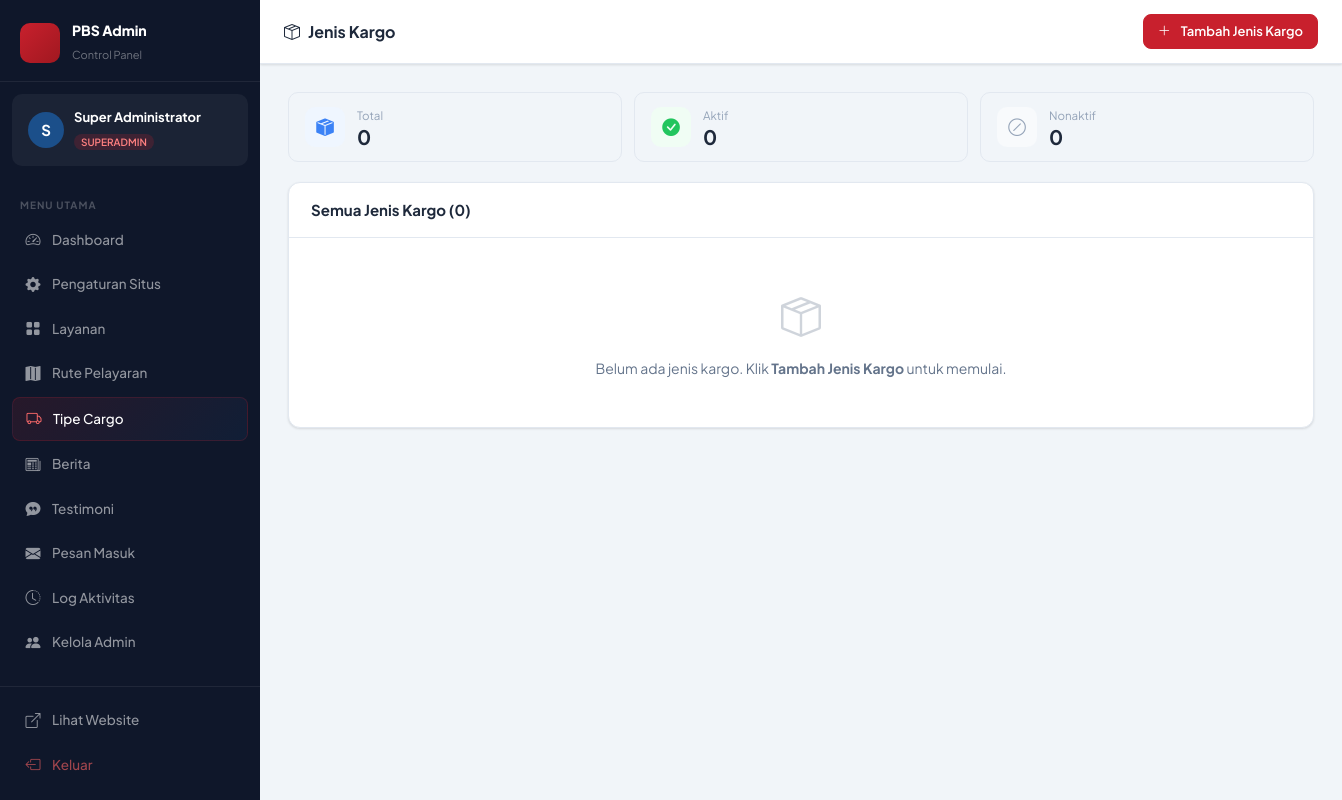
/admin/cargo_types.php (signed in), run on an earlier commit of the app's database.
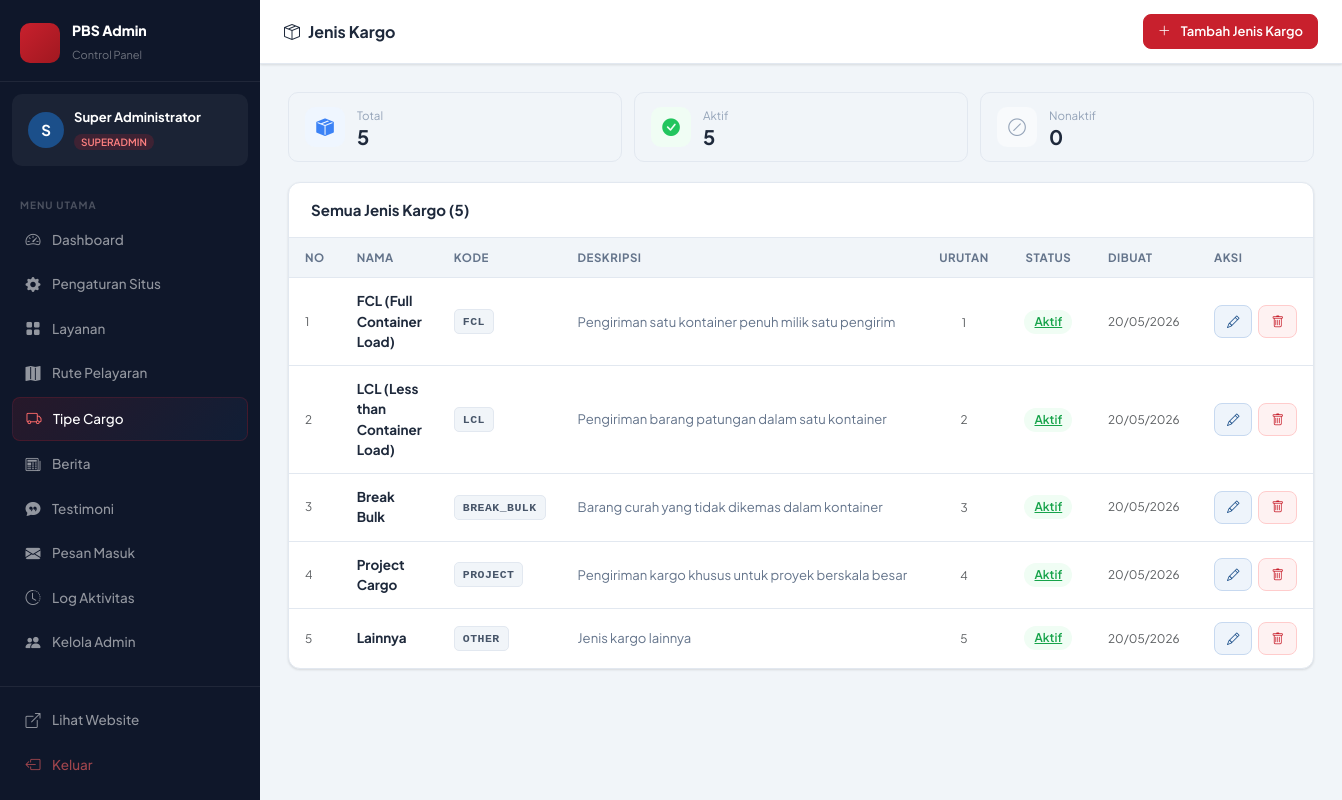
And on a later commit of the database.
### tables this page shows
CREATE TABLE `cargo_types`  (
  `id` int NOT NULL AUTO_INCREMENT,
  `name` varchar(100) NOT NULL,
  `code` varchar(50) NOT NULL,
  `description` text NULL,
  `is_active` tinyint(1) NOT NULL DEFAULT 1,
  `sort_order` int NOT NULL DEFAULT 0,
  `created_at` timestamp NOT NULL DEFAULT current_timestamp,
  PRIMARY KEY (`id`) USING BTREE,
  UNIQUE INDEX `uq_cargo_code`(`code` ASC) USING BTREE
);

### includes/auth.php (called while the page is built, shortened)
<?php
function currentAdmin(): array {
    return [
        'id'       => $_SESSION['admin_id']       ?? 0,
        'username' => $_SESSION['admin_username']  ?? '',
        'name'     => $_SESSION['admin_name']      ?? '',
        'role'     => $_SESSION['admin_role']      ?? '',
        'avatar'   => $_SESSION['admin_avatar']    ?? null,
    ];
}

### admin/cargo_types.php (the view, shortened to what this page needs)
<?php
require_once dirname(__DIR__) . '/includes/auth.php';
$pdo   = getPDO();
$allTypes = $pdo->query("SELECT * FROM cargo_types ORDER BY sort_order ASC, name ASC")->fetchAll();
?>
<!DOCTYPE html>
<html lang="id">
<head>
    <link rel="stylesheet" href="https://cdn.jsdelivr.net/npm/bootstrap@5.3.3/dist/css/bootstrap.min.css">
    <link rel="stylesheet" href="https://cdn.jsdelivr.net/npm/bootstrap-icons@1.11.3/font/bootstrap-icons.min.css">
    <link rel="stylesheet" href="<?= BASE_URL ?>/admin/assets/admin.css">
</head>
<body>
<div class="adm-layout">
    <?php include __DIR__ . '/includes/sidebar.php'; ?>
    <div class="adm-main">
        <div class="adm-topbar">
            <div class="topbar-title"><i class="bi bi-box-seam me-2"></i>Jenis Kargo</div>
            <div class="topbar-actions">
                <button class="topbar-btn btn-primary-adm" onclick="openModal()">
                    <i class="bi bi-plus-lg me-1"></i>
                    <span class="d-none d-sm-inline">Tambah Jenis Kargo</span>
                </button>
            </div>
        </div>
        <div class="adm-content">
            <?php
            $totalAll    = count($allTypes);
            $totalActive = count(array_filter($allTypes, fn($r) => $r['is_active']));
            $totalInact  = $totalAll - $totalActive;
            ?>
            <div class="cargo-stats">
                <div class="cargo-stat-card">
                    <div class="cargo-stat-icon blue"><i class="bi bi-box-seam-fill"></i></div>
                    <div>
                        <div class="cargo-stat-label">Total</div>
                        <div class="cargo-stat-value"><?= $totalAll ?></div>
                    </div>
                </div>
                <div class="cargo-stat-card">
                    <div class="cargo-stat-icon green"><i class="bi bi-check-circle-fill"></i></div>
                    <div>
                        <div class="cargo-stat-label">Aktif</div>
                        <div class="cargo-stat-value"><?= $totalActive ?></div>
                    </div>
                </div>
                <div class="cargo-stat-card">
                    <div class="cargo-stat-icon gray"><i class="bi bi-slash-circle"></i></div>
                    <div>
                        <div class="cargo-stat-label">Nonaktif</div>
                        <div class="cargo-stat-value"><?= $totalInact ?></div>
                    </div>
                </div>
            </div>
            <div class="adm-card">
                <div class="adm-card-header">
                    <h5>Semua Jenis Kargo (<?= $totalAll ?>)</h5>
                </div>
                <?php if (empty($allTypes)): ?>
                <div class="empty-state">
                    <i class="bi bi-box-seam"></i>
                    <p>Belum ada jenis kargo. Klik <strong>Tambah Jenis Kargo</strong> untuk memulai.</p>
                </div>
                <?php else: ?>
                <div class="table-responsive table-desktop">
                    <table class="adm-table">
                        <thead>
                            <tr>
                                <th style="width:44px">No</th>
                                <th>Nama</th>
                                <th style="width:100px">Kode</th>
                                <th>Deskripsi</th>
                                <th style="width:80px;text-align:center">Urutan</th>
                                <th style="width:100px;text-align:center">Status</th>
                                <th style="width:110px">Dibuat</th>
                                <th style="width:110px">Aksi</th>
                            </tr>
                        </thead>
                        <tbody>
                        <?php foreach ($allTypes as $i => $ct): ?>
                        <tr>
                            <td class="text-muted small nowrap"><?= $i + 1 ?></td>
                            <td class="nowrap"><strong><?= htmlspecialchars($ct['name']) ?></strong></td>
                            <td class="nowrap"><span class="code-badge"><?= htmlspecialchars($ct['code']) ?></span></td>
                            <td><span class="desc-cell" title="<?= htmlspecialchars($ct['description'] ?? '') ?>"><?= !empty($ct['description']) ? htmlspecialchars($ct['description']) : '<span class="text-muted">—</span>' ?></span></td>
                            <td class="nowrap" style="text-align:center"><span class="text-muted small"><?= (int)$ct['sort_order'] ?></span></td>
                            <td class="nowrap" style="text-align:center">
                                <a href="?toggle=<?= $ct['id'] ?>" class="adm-badge <?= $ct['is_active'] ? 'green' : 'gray' ?>" title="Klik untuk ubah status"><?= $ct['is_active'] ? 'Aktif' : 'Nonaktif' ?></a>
                            </td>
                            <td class="text-muted small nowrap"><?= date('d/m/Y', strtotime($ct['created_at'])) ?></td>
                            <td class="nowrap">
                                <div class="action-btns">
                                    <a href="#" class="btn-adm edit" onclick="openModal(<?= htmlspecialchars(json_encode($ct)) ?>); return false;" title="Edit"><i class="bi bi-pencil"></i></a>
                                    <a href="?delete=<?= $ct['id'] ?>" class="btn-adm del" onclick="return confirm('Hapus jenis kargo \'<?= htmlspecialchars(addslashes($ct['name'])) ?>\'?')" title="Hapus"><i class="bi bi-trash"></i></a>
                                </div>
                            </td>
                        </tr>
                        <?php endforeach; ?>
                        </tbody>
                    </table>
                </div>
                <?php endif; ?>
            </div>
        </div>
    </div>
</div>
</body>
</html>

### admin/includes/sidebar.php (shortened to what this page needs)
<?php
require_once dirname(__DIR__, 2) . '/includes/auth.php';
$admin = currentAdmin();
$currentFile = basename($_SERVER['PHP_SELF'], '.php');
$menus = [
    ['file' => 'dashboard',    'icon' => 'bi-speedometer2',    'label' => 'Dashboard'],
    ['file' => 'settings',     'icon' => 'bi-gear-fill',       'label' => 'Pengaturan Situs'],
    ['file' => 'services',     'icon' => 'bi-grid-fill',       'label' => 'Layanan'],
    ['file' => 'routes',       'icon' => 'bi-map-fill',        'label' => 'Rute Pelayaran'],
    ['file' => 'cargo_types', 'icon' => 'bi bi-truck',        'label' => 'Tipe Cargo'],
    ['file' => 'news',         'icon' => 'bi-newspaper',       'label' => 'Berita'],
    ['file' => 'testimonials', 'icon' => 'bi-chat-quote-fill', 'label' => 'Testimoni'],
    ['file' => 'messages',     'icon' => 'bi-envelope-fill',   'label' => 'Pesan Masuk'],
];
if ($admin['role'] === 'superadmin') {
    $menus[] = [
        'file' => 'activity_log',
        'icon' => 'bi-clock-history',
        'label' => 'Log Aktivitas'
    ];
    $menus[] = [
        'file' => 'admins',
        'icon' => 'bi-people-fill',
        'label' => 'Kelola Admin'
    ];
}
?>
<div class="pbs-sidebar" id="pbsSidebar">
    <div class="sidebar-brand">
        <div class="sidebar-brand-icon"><i class="bi bi-anchor"></i></div>
        <div class="sidebar-brand-text">
            <strong>PBS Admin</strong>
            <span>Control Panel</span>
        </div>
    </div>
    <div class="sidebar-user">
        <div class="sidebar-avatar">
            <?php if (!empty($admin['avatar'])): ?>
                <img src="<?= BASE_URL ?>/public/<?= htmlspecialchars($admin['avatar']) ?>" alt="">
            <?php else: ?>
                <span><?= mb_strtoupper(mb_substr($admin['name'], 0, 1)) ?></span>
            <?php endif; ?>
        </div>
        <div class="sidebar-user-info">
            <strong><?= htmlspecialchars($admin['name']) ?></strong>
            <span class="badge-role"><?= htmlspecialchars($admin['role']) ?></span>
        </div>
    </div>
    <nav class="sidebar-nav">
        <div class="sidebar-nav-label">Menu Utama</div>
        <?php foreach ($menus as $m): ?>
        <a href="<?= BASE_URL ?>/admin/<?= $m['file'] ?>.php"
           class="sidebar-nav-item <?= $currentFile === $m['file'] ? 'active' : '' ?>">
            <i class="bi <?= $m['icon'] ?>"></i>
            <span><?= $m['label'] ?></span>
        </a>
        <?php endforeach; ?>
    </nav>
    <div class="sidebar-bottom mt-auto"> <a href="<?= BASE_URL ?>/" class="sidebar-nav-item">
            <i class="bi bi-box-arrow-up-right"></i><span>Lihat Website</span>
        </a>
        <a href="<?= BASE_URL ?>/admin/logout.php" class="sidebar-nav-item text-danger-soft">
            <i class="bi bi-box-arrow-left"></i><span>Keluar</span>
        </a>
    </div>
</div>

### admin/cargo_types.php (style rules this page uses)
.cargo-stats { display: grid; grid-template-columns: repeat(auto-fit, minmax(140px, 1fr)); gap: 12px; margin-bottom: 20px; }
.cargo-stat-card { background: var(--adm-bg, #fff); border: 1px solid var(--adm-border, #e9ecef); border-radius: 10px; padding: 14px 16px; display: flex; align-items: center; gap: 12px; }
.cargo-stat-icon { width: 40px; height: 40px; border-radius: 10px; display: flex; align-items: center; justify-content: center; font-size: 1.1rem; flex-shrink: 0; }
.cargo-stat-icon.blue { background: #eff6ff; color: #3b82f6; }
.cargo-stat-icon.green { background: #f0fdf4; color: #22c55e; }
.cargo-stat-icon.gray { background: #f8fafc; color: #94a3b8; }
.cargo-stat-label { font-size: .72rem; color: #94a3b8; margin-bottom: 2px; }
.cargo-stat-value { font-size: 1.25rem; font-weight: 700; color: #1e293b; line-height: 1; }
.code-badge { display: inline-block; font-family: 'Courier New', monospace; font-size: .72rem; font-weight: 700; padding: 3px 8px; border-radius: 5px; background: #f1f5f9; color: #475569; letter-spacing: .04em; border: 1px solid #e2e8f0; }
.desc-cell { max-width: 220px; white-space: nowrap; overflow: hidden; text-overflow: ellipsis; color: #64748b; font-size: .82rem; }
@media (min-width: 768px) { .table-desktop { display: block !important; } }

What changed in the data, as far as the page shows it:
added cargo_types: name "FCL (Full Container Load)", code "FCL", description "Pengiriman satu kontainer penuh milik satu pengirim", sort_order "1", is_active "Aktif", created_at "20/05/2026"
added cargo_types: name "LCL (Less than Container Load)", code "LCL", description "Pengiriman barang patungan dalam satu kontainer", sort_order "2", is_active "Aktif", created_at "20/05/2026"
added cargo_types: name "Break Bulk", code "BREAK_BULK", description "Barang curah yang tidak dikemas dalam kontainer", sort_order "3", is_active "Aktif", created_at "20/05/2026"
added cargo_types: name "Project Cargo", code "PROJECT", description "Pengiriman kargo khusus untuk proyek berskala besar", sort_order "4", is_active "Aktif", created_at "20/05/2026"
added cargo_types: name "Lainnya", code "OTHER", description "Jenis kargo lainnya", sort_order "5", is_active "Aktif", created_at "20/05/2026"
Also different on the page:
$totalAll: "0" → "5"
$totalActive: "0" → "5"
text no longer shown: "Belum ada jenis kargo. Klik Tambah Jenis Kargo untuk memulai."
text now shown: "NO NAMA KODE DESKRIPSI URUTAN STATUS DIBUAT AKSI"
